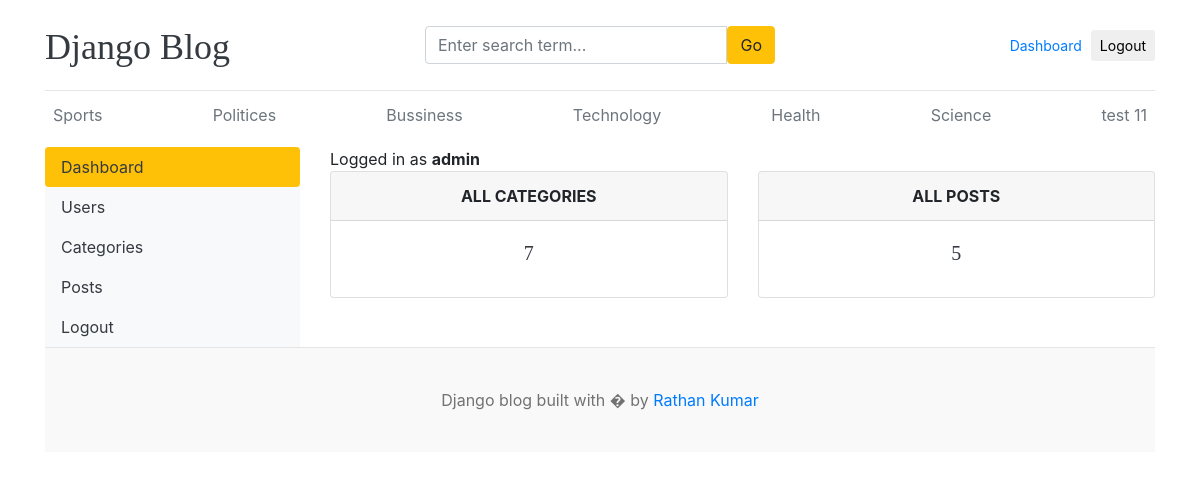
The page /dashboard/ (signed in) on the database its author committed.
### blogs/models.py (models this page shows, shortened)
class Category(models.Model):
    category_name = models.CharField(max_length=50, unique=True)
    created_at = models.DateTimeField(auto_now_add=True)
    updated_at = models.DateTimeField(auto_now=True)
    class Meta:
        verbose_name_plural ="categoies"

### dashboards/views.py (the view)
# urls.py: path('dashboard/', include('dashboards.urls')),
@login_required(login_url='login')
def dashboard(request):
    category_count = Category.objects.all().count()
    blogs_count = Blog.objects.all().count()
    context = {
        'category_count': category_count,
        'blogs_count': blogs_count,
    }
    return render(request, 'dashboard/dashboard.html', context)

### blogs/context_processors.py (called while the page is built)
def get_categories(request):
    categories = Category.objects.all()
    return dict(categories=categories)

def get_social_links(request):
    social_links = SocialLink.objects.all()
    return dict(social_links=social_links)

### templates/dashboard/dashboard.html
{% extends 'base.html' %}
{% block content %}
<div class="row">
     {% include 'dashboard/sidebar.html' %}
     <div class="col-md-9">
         <span>Logged in as <b>{{ user }}</b></span>
        <div class="row">
            <div class="col">
                <div class="card border-default mb-3">
                    <div class="card-header text-center text-uppercase font-weight-bold">all categories</div>
                    <div class="card-body text-dark">
                        <h5 class="card-title text-center">{{ category_count }}</h5>
                    </div>
                </div>
            </div>
            <div class="col">
                <div class="card border-default mb-3">
                    <div class="card-header text-center text-uppercase font-weight-bold">all posts</div>
                    <div class="card-body text-dark">
                        <h5 class="card-title text-center">{{ blogs_count }}</h5>
                    </div>
                </div>
            </div>
        </div>
     </div>
</div>
{% endblock %}

### templates/base.html (shortened to what this page needs)
{% load static %}
<!DOCTYPE html>
<html lang="en">
<head>
    <link href="https://getbootstrap.com/docs/4.0/dist/css/bootstrap.min.css" rel="stylesheet">
    <link href="{% static 'css/blog.css' %}" rel="stylesheet">
    <link rel="stylesheet" href="https://cdnjs.cloudflare.com/ajax/libs/font-awesome/4.7.0/css/font-awesome.min.css">
</head>
<body>
    <div class="container">
        <header class="blog-header py-3">
            <div class="row flex-nowrap justify-content-between align-items-center">
                <div class="col-4 pt-1">
                    <a class="blog-header-logo text-dark" href="/">Django Blog</a>
                </div>
                <div class="col-4">
                    <form action="{% url 'search' %}" method="GET">
                        <div class="input-group">
                            <input type="text" name="keyword" value="{{ keyword }}" class="form-control"
                                placeholder="Enter search term..." aria-label="Enter search">
                            <button class="btn btn-warning" id="button-search" type="submit">Go</button>
                        </div>
                    </form>
                </div>
                <div class="col-4 d-flex justify-content-end align-items-center">
                    {% if user.is_authenticated %}
                    <a class="btn btn-sm  me-2" href="{% url 'dashboard' %}">Dashboard</a>
                    <form action="{% url 'logout' %}" method="post" style="display:inline;">
                        <button type="submit" class="btn btn-sm">Logout</button>
                    </form>
                    {% else %}
                    <a class="btn btn-sm btn-warning" href="{% url 'login' %}">Login</a>
                    <a class="btn btn-sm btn-outline-secondary" href="{% url 'register' %}">Register</a>
                    {% endif %}
                </div>
            </div>
        </header>
        <div class="nav-scroller py-1 mb-2">
            <nav class="nav d-flex justify-content-between">
                {% for cat in categories %}
                <a class="p-2 text-muted" href="{% url 'posts_by_category' cat.id %}">{{ cat.category_name }}</a>
                {% endfor %}
            </nav>
        </div>
        {% block content %}
        {% endblock %}
        <footer class="blog-footer">
            <p>Django blog built with � by <a href="#">Rathan Kumar</a></p>
        </footer>
</body>
</html>

### static/css/blog.css (style rules this page uses)
.blog-header { border-bottom: 1px solid #e5e5e5; }
.blog-header-logo { font-family: "Playfair Display", Georgia, "Times New Roman", serif; font-size: 2.25rem; }
h1, h2, h3, h4, h5, h6 { font-family: "Playfair Display", Georgia, "Times New Roman", serif; }
.blog-footer { padding: 2.5rem 0; color: #727272; text-align: center; background-color: #f9f9f9; border-top: .05rem solid #e5e5e5; }
.blog-footer p:last-child { margin-bottom: 0; }

### rows shown on the page
Category: category_name "Sports"
Category: category_name "Politices"
Category: category_name "Bussiness"
Category: category_name "Technology"
Category: category_name "Health"
Category: category_name "Science"
Category: category_name "test 11"

### other values the page prints
{{ user }} "admin"
{{ category_count }} "7"
{{ blogs_count }} "5"
